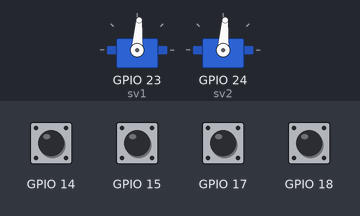
Recording of a program running on a simulated Raspberry Pi (BCM pin numbers). Shown: 2 × servo. Inputs (shaded band) come from the test bench; at power-on: GPIO 14, GPIO 15, GPIO 17, GPIO 18 HIGH. Servo angles are drawn from the pulse width (0.5 ms = 0°, 2.5 ms = 180°); the clock reads 2024-03-15 10:24:30 at power-on unless the program sets it.

Above: at 2.2 s.
2.3 s: GPIO 14 pulled LOW for 0.15 s
At 4.9 s:
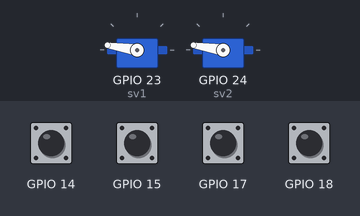
5.3 s: GPIO 15 pulled LOW for 0.15 s
At 5.76 s:
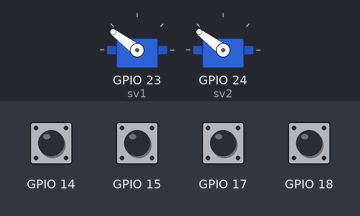
8.3 s: GPIO 14 pulled LOW for 1 s
At 8.77 s:
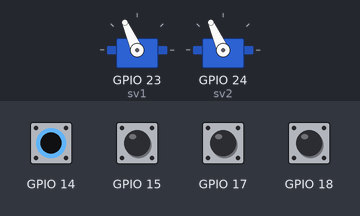
11.3 s: GPIO 15 pulled LOW for 1 s
At 13.4 s:
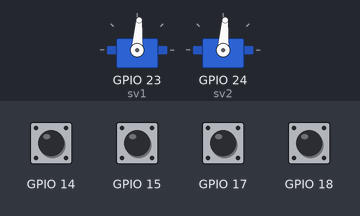
Timing chart, 0 to 14.9 s (numbered marks = the images above; inputs shaded):
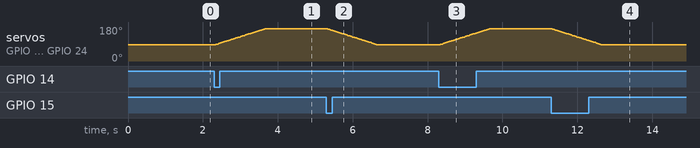

Measured:
- after the input at 2.3 s, servo on GPIO 23 (sv1), servo on GPIO 24 (sv2): moves from 86° to 171° over 1.3 s, starting at once
- after the input at 5.3 s, servo on GPIO 23 (sv1), servo on GPIO 24 (sv2): moves from 171° to 86° over 1.3 s, starting at once
- after the input at 8.3 s, servo on GPIO 23 (sv1), servo on GPIO 24 (sv2): moves from 86° to 171° over 1.3 s, starting at once
- after the input at 11.3 s, servo on GPIO 23 (sv1), servo on GPIO 24 (sv2): moves from 171° to 86° over 1.3 s, starting at once

The program:

main.py
```python
import time
from RailSwitch import *
from Servo import *

SW_IN1_PIN = 14
SW_OUT1_PIN = 15
SW_IN2_PIN = 17
SW_OUT2_PIN = 18
SV1_PIN = 23
SV2_PIN = 24

GPIO.setwarnings(False)
GPIO.setmode(GPIO.BCM)
sw_in1 = RailSwitch(SW_IN1_PIN)
sw_out1 = RailSwitch(SW_OUT1_PIN)
sw_in2 = RailSwitch(SW_IN2_PIN)
sw_out2 = RailSwitch(SW_OUT2_PIN)
sv1 = Servo(SV1_PIN)
sv2 = Servo(SV2_PIN)
is_passing1 = False
is_passing2 = False
angle = 90
sv1.write(angle)
sv2.write(angle)
time.sleep(1)
sv1.stop()
sv2.stop()

try:
    while(True):
        if sw_in1.is_pushed():
            is_passing1 = True
        if sw_out1.is_pushed():
            is_passing1 = False
        if sw_in2.is_pushed():
            is_passing2 = True
        if sw_out2.is_pushed():
            is_passing2 = False
        if (is_passing1 or is_passing2) and angle < 180:
            angle += 1
            sv1.write(angle)
            sv2.write(angle)
        elif not is_passing1 and not is_passing2 and angle > 90:
            angle -= 1
            sv1.write(angle)
            sv2.write(angle)
        time.sleep(0.01)
        sv1.stop()
        sv2.stop()
        time.sleep(0.005)
except KeyboardInterrupt:
    print("break")
    sv1.write(90)
    sv2.write(90)
    time.sleep(1)
    sv1.stop()
    sv2.stop()
    GPIO.cleanup()
```

RailSwitch.py
```python
import RPi.GPIO as GPIO
import time

class RailSwitch:
    def __init__(self, pin, delay = 1000):
        self.pin = pin
        self.delay = delay / 1000
        self.pushed = False
        self.t = 0
        GPIO.setup(self.pin, GPIO.IN, pull_up_down = GPIO.PUD_UP)
        GPIO.add_event_detect(self.pin, GPIO.FALLING, callback = self.callback)

    def callback(self, ch):
        self.set_pushed()

    def set_pushed(self):
        self.t = time.time()
        self.pushed = True

    def reset_pushed(self):
        self.t = 0
        self.pushed = False

    def is_pushed(self):
        if (self.pushed):
            now = time.time()
            if (now - self.t < self.delay):
                return True
            else:
                self.reset_pushed()
                return False
        else:
            return False
```

Servo.py
```python
import RPi.GPIO as GPIO

class Servo:
    def __init__(self, pin, min = 2.5, max = 12):
        self.pin = pin
        self.min = min
        self.max = max
        GPIO.setup(pin, GPIO.OUT)
        self.pwm = GPIO.PWM(pin, 50)
        self.pwm.start(0.0)

    def write(self, angle):
        c = self.min + (self.max - self.min) / 180 * angle
        self.pwm.ChangeDutyCycle(c)

    def stop(self):
        self.pwm.ChangeDutyCycle(0.0)
```
